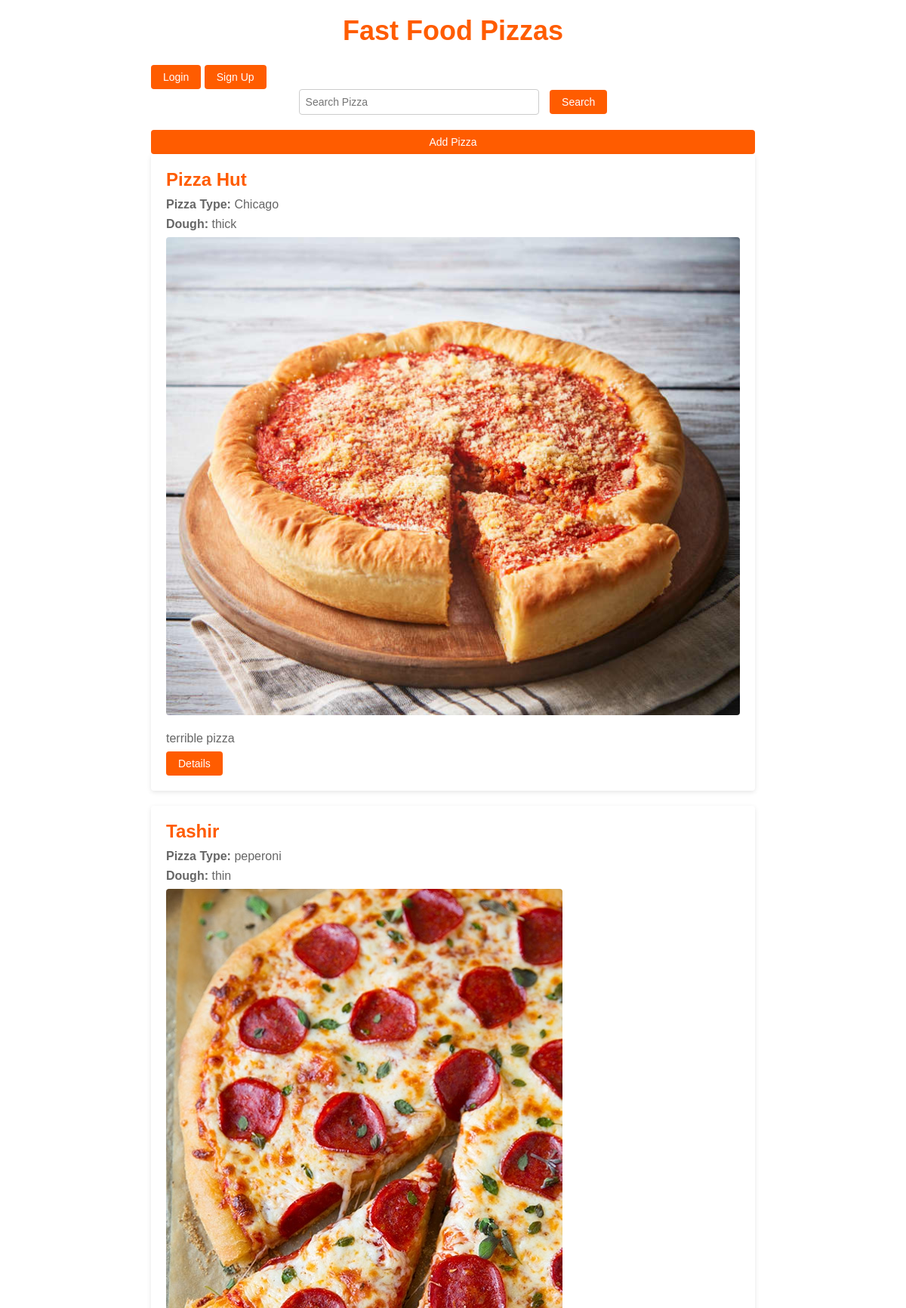
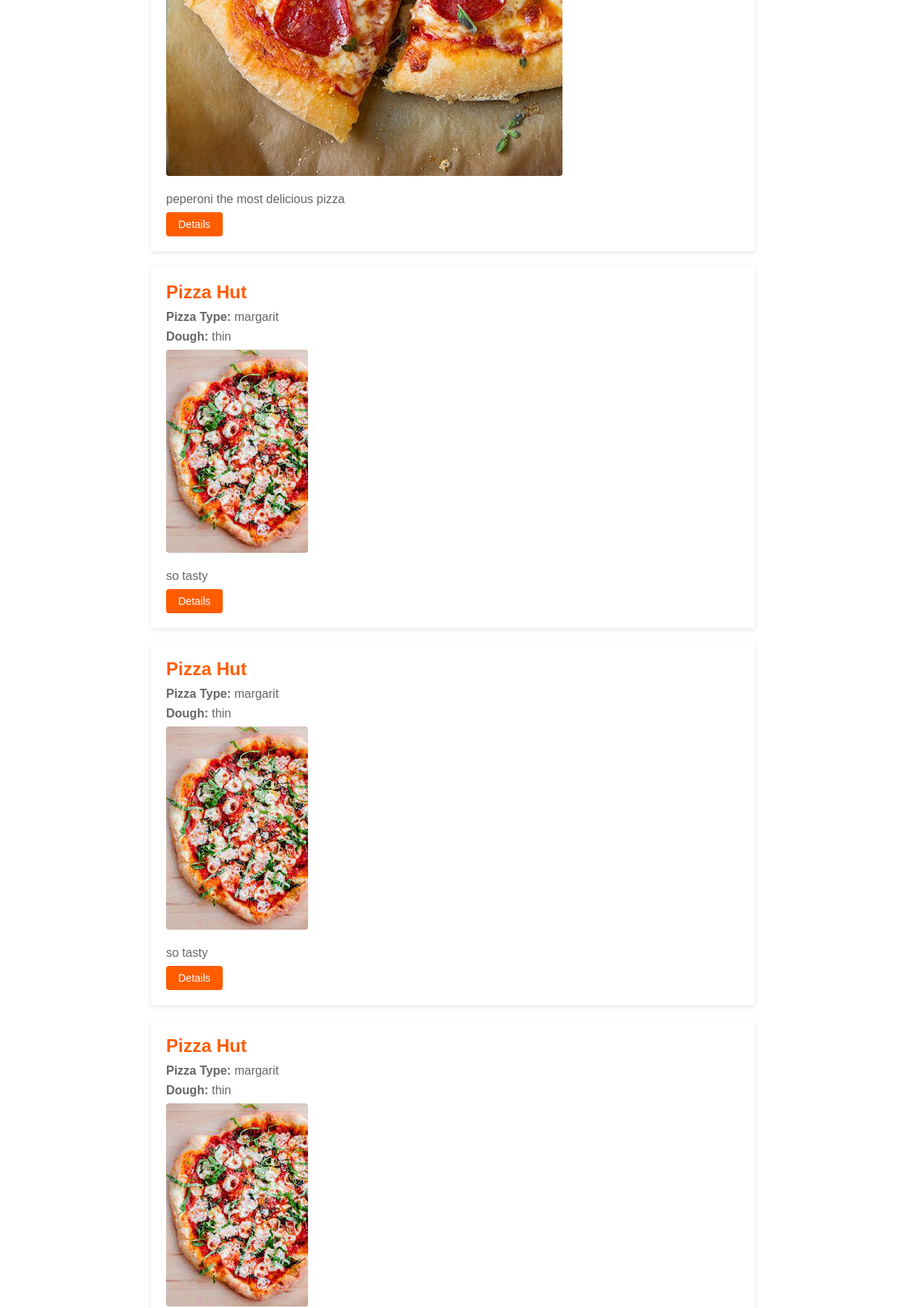
The page / (upper part) on the database its author committed (2 pictures, top to bottom).
### pizza/models.py (models this page shows, shortened)
class Pizza(models.Model):
    company = models.ForeignKey(Company, on_delete=models.CASCADE)
    pizza_type = models.CharField(max_length=100)
    dough = models.CharField(max_length=100, choices=PIZZA_TYPE_CHOICES)
    image = models.ImageField(upload_to='pizza_images')
    description = models.TextField()
    class Pizza(models.Model):
        name = models.CharField(max_length=100)
        description = models.TextField()
        price = models.DecimalField(max_digits=5, decimal_places=2)
        dough_type = models.CharField(max_length=100)
        company = models.CharField(max_length=100)

class Company(models.Model):
    name = models.CharField(max_length=100)
    def __str__(self):
        return self.name

### pizza/views.py (the view)
# urls.py: path('', views.pizza_list, name='pizza_list'),
def pizza_list(request):
    if request.method == 'POST':
        search_query = request.POST.get('search_query')
        pizzas = Pizza.objects.filter(pizza_type__icontains=search_query)
    else:
        search_query = ''
        pizzas = Pizza.objects.all()
    return render(request, 'pizza/pizza_list.html', {'pizzas': pizzas, 'search_query': search_query})

### pizza/templates/pizza/pizza_list.html (shortened to what this page needs)
<!DOCTYPE html>
<html>
<head>
</head>
<body>
    <div class="container">
        <h1>Fast Food Pizzas</h1>
        <div class="user-buttons">
            <a href="{% url 'login' %}" class="user-button">Login</a>
            <a href="{% url 'register' %}" class="user-button">Sign Up</a>
        </div>
        <form class="search-form" method="POST">
            <input class="search-input" type="text" name="search_query" placeholder="Search Pizza" value="{{ search_query }}">
            <button class="search-button" type="submit">Search</button>
        </form>
        <a href="{% url 'pizza:add_pizza' %}" class="add-pizza-link">Add Pizza</a>
        <ul>
            {% for pizza in pizzas %}
            <li>
                <h2>{{ pizza.company }}</h2>
                <p><strong>Pizza Type:</strong> {{ pizza.pizza_type }}</p>
                <p><strong>Dough:</strong> {{ pizza.dough }}</p>
                <img src="{{ pizza.image.url }}" alt="{{ pizza.company }} - {{ pizza.pizza_type }} Pizza">
                <p>{{ pizza.description }}</p>
                <a href="{% url 'pizza:pizza_detail' pizza_id=pizza.id %}">Details</a>
            </li>
            {% empty %}
            <li class="empty-message">No pizzas found.</li>
            {% endfor %}
        </ul>
    </div>
</body>
</html>

### pizza/templates/pizza/pizza_list.html (style rules this page uses)
body { font-family: Arial, sans-serif; margin: 0; padding: 0; background-color: #FFFFFF; }
.container { max-width: 800px; margin: 0 auto; padding: 20px; }
h1 { text-align: center; color: #FF5C00; margin-top: 0; font-size: 36px; }
ul { list-style-type: none; padding: 0; margin: 0; }
li { margin-bottom: 20px; padding: 20px; background-color: #fff; box-shadow: 0 2px 6px rgba(0, 0, 0, 0.1); border-radius: 4px; }
h2 { margin: 0; color: #FF5C00; font-size: 24px; margin-bottom: 10px; }
p { margin: 8px 0; color: #666; }
img { max-width: 100%; height: auto; margin-bottom: 10px; border-radius: 4px; }
a { display: inline-block; padding: 8px 16px; font-size: 14px; text-decoration: none; background-color: #FF5C00; color: #fff; border-radius: 4px; transition: background-color 0.3s; }
.add-pizza-link { display: block; text-align: center; margin-top: 20px; }
.search-form { margin-bottom: 20px; text-align: center; }
.search-input { width: 300px; padding: 8px; font-size: 14px; border: 1px solid #ccc; border-radius: 4px; margin-right: 10px; }
.search-button { display: inline-block; padding: 8px 16px; font-size: 14px; background-color: #FF5C00; color: #fff; border: none; border-radius: 4px; cursor: pointer; transition: background-color 0.3s; }

### rows shown on the page
Pizza: company "Pizza Hut", pizza_type "Chicago", dough "thick", image (picture), description "terrible pizza"
Pizza: company "Tashir", pizza_type "peperoni", dough "thin", image (picture), description "peperoni the most delicious pizza"
Pizza: company "Pizza Hut", pizza_type "margarit", dough "thin", image (picture), description "so tasty"
Pizza: company "Pizza Hut", pizza_type "margarit", dough "thin", image (picture), description "so tasty"
Pizza: company "Pizza Hut", pizza_type "margarit", dough "thin", image (picture)
